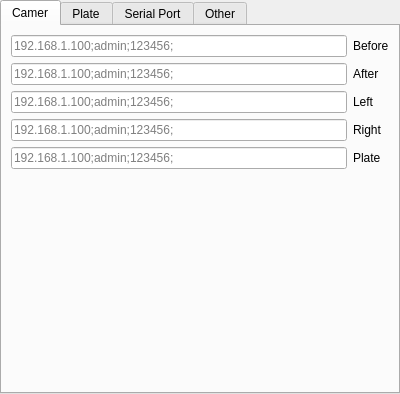
<?xml version="1.0" encoding="UTF-8"?>
<ui version="4.0">
 <class>CamerSettingWidget</class>
 <widget class="QWidget" name="CamerSettingWidget">
  <property name="geometry">
   <rect>
    <x>0</x>
    <y>0</y>
    <width>400</width>
    <height>394</height>
   </rect>
  </property>
  <property name="windowTitle">
   <string>Form</string>
  </property>
  <layout class="QGridLayout" name="gridLayout">
   <property name="leftMargin">
    <number>0</number>
   </property>
   <property name="topMargin">
    <number>0</number>
   </property>
   <property name="rightMargin">
    <number>0</number>
   </property>
   <property name="bottomMargin">
    <number>0</number>
   </property>
   <property name="spacing">
    <number>0</number>
   </property>
   <item row="0" column="0">
    <widget class="QTabWidget" name="tabWidget_2">
     <property name="currentIndex">
      <number>0</number>
     </property>
     <widget class="QWidget" name="tab_One_Channel_Camer">
      <attribute name="title">
       <string>Camer</string>
      </attribute>
      <layout class="QGridLayout" name="gridLayout_17">
       <item row="0" column="1">
        <layout class="QVBoxLayout" name="verticalLayout_4">
         <item>
          <widget class="QLabel" name="label_67">
           <property name="sizePolicy">
            <sizepolicy hsizetype="Fixed" vsizetype="Preferred">
             <horstretch>0</horstretch>
             <verstretch>0</verstretch>
            </sizepolicy>
           </property>
           <property name="text">
            <string>Before</string>
           </property>
          </widget>
         </item>
         <item>
          <widget class="QLabel" name="label_68">
           <property name="text">
            <string>After</string>
           </property>
          </widget>
         </item>
         <item>
          <widget class="QLabel" name="label_69">
           <property name="text">
            <string>Left</string>
           </property>
          </widget>
         </item>
         <item>
          <widget class="QLabel" name="label_70">
           <property name="text">
            <string>Right</string>
           </property>
          </widget>
         </item>
         <item>
          <widget class="QLabel" name="label_71">
           <property name="text">
            <string>Plate</string>
           </property>
          </widget>
         </item>
        </layout>
       </item>
       <item row="0" column="0">
        <layout class="QVBoxLayout" name="verticalLayout_3">
         <item>
          <widget class="QLineEdit" name="lineEdit_48">
           <property name="placeholderText">
            <string>192.168.1.100;admin;123456;</string>
           </property>
          </widget>
         </item>
         <item>
          <widget class="QLineEdit" name="lineEdit_49">
           <property name="placeholderText">
            <string>192.168.1.100;admin;123456;</string>
           </property>
          </widget>
         </item>
         <item>
          <widget class="QLineEdit" name="lineEdit_50">
           <property name="placeholderText">
            <string>192.168.1.100;admin;123456;</string>
           </property>
          </widget>
         </item>
         <item>
          <widget class="QLineEdit" name="lineEdit_51">
           <property name="placeholderText">
            <string>192.168.1.100;admin;123456;</string>
           </property>
          </widget>
         </item>
         <item>
          <widget class="QLineEdit" name="lineEdit_52">
           <property name="placeholderText">
            <string>192.168.1.100;admin;123456;</string>
           </property>
          </widget>
         </item>
        </layout>
       </item>
       <item row="1" column="0">
        <spacer name="verticalSpacer_6">
         <property name="orientation">
          <enum>Qt::Vertical</enum>
         </property>
         <property name="sizeHint" stdset="0">
          <size>
           <width>20</width>
           <height>154</height>
          </size>
         </property>
        </spacer>
       </item>
      </layout>
     </widget>
     <widget class="QWidget" name="tab_One_Channel_Plate">
      <attribute name="title">
       <string>Plate</string>
      </attribute>
      <layout class="QGridLayout" name="gridLayout_31">
       <item row="0" column="0">
        <widget class="QGroupBox" name="groupBox_15">
         <property name="title">
          <string>License plate recognition protocol</string>
         </property>
         <layout class="QGridLayout" name="gridLayout_29">
          <item row="0" column="0">
           <widget class="QComboBox" name="comboBox_7"/>
          </item>
         </layout>
        </widget>
       </item>
       <item row="1" column="0">
        <widget class="QGroupBox" name="groupBox_16">
         <property name="title">
          <string>The test data</string>
         </property>
         <layout class="QGridLayout" name="gridLayout_30">
          <item row="0" column="0">
           <widget class="QLineEdit" name="lineEdit_14">
            <property name="enabled">
             <bool>false</bool>
            </property>
           </widget>
          </item>
          <item row="1" column="0">
           <widget class="QPushButton" name="pushButton_4">
            <property name="text">
             <string>To send data</string>
            </property>
           </widget>
          </item>
         </layout>
        </widget>
       </item>
       <item row="2" column="0">
        <spacer name="verticalSpacer_10">
         <property name="orientation">
          <enum>Qt::Vertical</enum>
         </property>
         <property name="sizeHint" stdset="0">
          <size>
           <width>20</width>
           <height>146</height>
          </size>
         </property>
        </spacer>
       </item>
      </layout>
     </widget>
     <widget class="QWidget" name="tab_One_Channel_SerialPort">
      <attribute name="title">
       <string>Serial Port</string>
      </attribute>
      <layout class="QGridLayout" name="gridLayout_26">
       <item row="0" column="0">
        <widget class="QGroupBox" name="groupBox_10">
         <property name="title">
          <string>Serial interface mode</string>
         </property>
         <layout class="QGridLayout" name="gridLayout_20">
          <item row="0" column="0">
           <widget class="QComboBox" name="comboBox_5"/>
          </item>
         </layout>
        </widget>
       </item>
       <item row="1" column="0">
        <widget class="QStackedWidget" name="stackedWidget_2">
         <property name="currentIndex">
          <number>0</number>
         </property>
         <widget class="QWidget" name="page_3">
          <layout class="QGridLayout" name="gridLayout_25">
           <item row="0" column="0">
            <widget class="QGroupBox" name="groupBox_11">
             <property name="title">
              <string>A serial port</string>
             </property>
             <layout class="QGridLayout" name="gridLayout_21">
              <item row="0" column="0">
               <widget class="QSpinBox" name="spinBox_2"/>
              </item>
              <item row="0" column="1">
               <widget class="QLabel" name="label_4">
                <property name="sizePolicy">
                 <sizepolicy hsizetype="Fixed" vsizetype="Preferred">
                  <horstretch>0</horstretch>
                  <verstretch>0</verstretch>
                 </sizepolicy>
                </property>
                <property name="text">
                 <string>SerialPort One</string>
                </property>
               </widget>
              </item>
              <item row="1" column="0">
               <widget class="QSpinBox" name="spinBox_4"/>
              </item>
              <item row="1" column="1">
               <widget class="QLabel" name="label_5">
                <property name="sizePolicy">
                 <sizepolicy hsizetype="Fixed" vsizetype="Preferred">
                  <horstretch>0</horstretch>
                  <verstretch>0</verstretch>
                 </sizepolicy>
                </property>
                <property name="text">
                 <string>SerialPort two</string>
                </property>
               </widget>
              </item>
             </layout>
            </widget>
           </item>
          </layout>
         </widget>
         <widget class="QWidget" name="page_4">
          <layout class="QGridLayout" name="gridLayout_24">
           <item row="0" column="0">
            <widget class="QGroupBox" name="groupBox_12">
             <property name="title">
              <string>Serial server</string>
             </property>
             <layout class="QGridLayout" name="gridLayout_22">
              <property name="leftMargin">
               <number>0</number>
              </property>
              <property name="topMargin">
               <number>0</number>
              </property>
              <property name="rightMargin">
               <number>0</number>
              </property>
              <property name="bottomMargin">
               <number>0</number>
              </property>
              <property name="spacing">
               <number>0</number>
              </property>
              <item row="0" column="0">
               <layout class="QVBoxLayout" name="verticalLayout_7">
                <item>
                 <widget class="QLineEdit" name="lineEdit_5"/>
                </item>
                <item>
                 <widget class="QLineEdit" name="lineEdit_6"/>
                </item>
                <item>
                 <widget class="QLineEdit" name="lineEdit_7"/>
                </item>
                <item>
                 <widget class="QLineEdit" name="lineEdit_8"/>
                </item>
               </layout>
              </item>
              <item row="0" column="1">
               <layout class="QVBoxLayout" name="verticalLayout_8">
                <item>
                 <widget class="QLabel" name="label_8">
                  <property name="text">
                   <string>Address One</string>
                  </property>
                 </widget>
                </item>
                <item>
                 <widget class="QLabel" name="label_9">
                  <property name="text">
                   <string>Port One</string>
                  </property>
                 </widget>
                </item>
                <item>
                 <widget class="QLabel" name="label_10">
                  <property name="text">
                   <string>Address Two</string>
                  </property>
                 </widget>
                </item>
                <item>
                 <widget class="QLabel" name="label_11">
                  <property name="text">
                   <string>Port Two</string>
                  </property>
                 </widget>
                </item>
               </layout>
              </item>
             </layout>
            </widget>
           </item>
          </layout>
         </widget>
        </widget>
       </item>
       <item row="2" column="0">
        <widget class="QGroupBox" name="groupBox_13">
         <property name="title">
          <string>A serial port state</string>
         </property>
         <layout class="QGridLayout" name="gridLayout_23">
          <item row="0" column="0">
           <widget class="QRadioButton" name="radioButton_5">
            <property name="text">
             <string>Normally open</string>
            </property>
           </widget>
          </item>
          <item row="0" column="1">
           <widget class="QRadioButton" name="radioButton_6">
            <property name="text">
             <string>Normally closed</string>
            </property>
           </widget>
          </item>
         </layout>
        </widget>
       </item>
       <item row="3" column="0">
        <spacer name="verticalSpacer_8">
         <property name="orientation">
          <enum>Qt::Vertical</enum>
         </property>
         <property name="sizeHint" stdset="0">
          <size>
           <width>20</width>
           <height>0</height>
          </size>
         </property>
        </spacer>
       </item>
      </layout>
     </widget>
     <widget class="QWidget" name="tab_One_Channel_Other">
      <attribute name="title">
       <string>Other</string>
      </attribute>
      <layout class="QGridLayout" name="gridLayout_28">
       <item row="0" column="0">
        <widget class="QGroupBox" name="groupBox_14">
         <property name="title">
          <string>The alias</string>
         </property>
         <layout class="QGridLayout" name="gridLayout_27">
          <item row="0" column="0">
           <widget class="QLineEdit" name="lineEdit_9"/>
          </item>
         </layout>
        </widget>
       </item>
       <item row="1" column="0">
        <spacer name="verticalSpacer_9">
         <property name="orientation">
          <enum>Qt::Vertical</enum>
         </property>
         <property name="sizeHint" stdset="0">
          <size>
           <width>20</width>
           <height>266</height>
          </size>
         </property>
        </spacer>
       </item>
      </layout>
     </widget>
    </widget>
   </item>
  </layout>
 </widget>
 <resources/>
 <connections/>
</ui>
